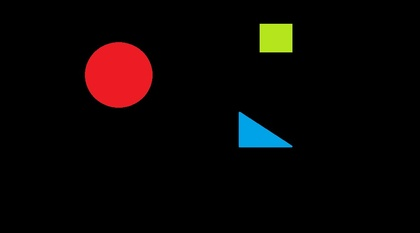
%> input picture 17_centroid/figures.jpg, 420 x 233 px, shrunk from 1024 x 569 before the run
$ octave script.m   (GNU Octave 9; MATLAB toolbox functions it lacks are replaced by stand-ins)
%> lines starting %> are read from the running program, lines starting %| are printed output that depends on the picture; in (x1, y1, x2, y2) boxes, pixels count from 0 and x2, y2 are one past the last pixel; in counts of white or black regions, pixels touching at a corner belong together; the program's own positions count from 1
clc, clear all, close all

image = imread('figures.jpg');
%> image is the input picture: size 233x420x3 uint8; mean R, G, B 10.3, 5, 4.2

[rows, cols, channels] = size(image);
%> rows = 233; cols = 420; channels = 3

output = zeros(rows, cols, channels);

for i = 1:rows
	for j = 1:cols
		if image(i, j, 1) > 200 && image(i, j, 2) < 100 && image(i, j, 3) < 50
			output(i, j, 1) = 255;
			output(i, j, 2) = 0;
			output(i, j, 3) = 0;
		end
	end
end
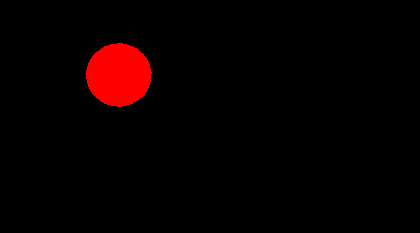
%> output: size 233x420x3 double; mean R, G, B 8.4, 0, 0

row_counter = zeros(rows, 1);
col_counter = zeros(1, cols);
for i = 1:rows
	for j = 1:cols
		if output(i, j, 1) == 255
			row_counter(i) = row_counter(i) + 1;
			col_counter(j) = col_counter(j) + 1;
		end
	end
end
%> after the loop, col_counter = 420 values, max 64 at index 118, min 0 at index 1, mean 7.7; row_counter = 233 values, max 66 at index 73, min 0 at index 1, mean 13.88

row_max = max(row_counter) - 10;
%> row_max = 56
col_max = max(col_counter) - 10;
%> col_max = 54

figure, plot(row_counter);
%> after `plot(row_counter)`:
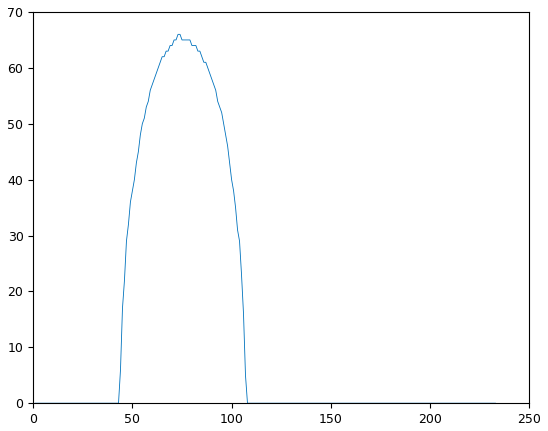
%> figure redrawn from the program's plot data; curve peaks at x = 73, y = 66
figure, plot(col_counter);

imin = 0; rmin = 0;
while rmin < row_max
	imin = imin + 1;
	rmin = row_counter(imin);
end
%> this loop made 59 passes
%> rmin on passes 1 to 12: 0, 0, 0, 0, 0, 0, 0, 0, 0, 0, 0, 0

jmin = 0; cmin = 0;
while cmin < col_max
	jmin = jmin + 1;
	cmin = col_counter(jmin);
end
%> this loop made 102 passes
%> after the loop, jmin = 102

i = imin; j = jmin;
%> after `i = imin`: i = 59
%> after `j = jmin`: j = 102
while i <= rows
	if row_counter(i) >= row_max
		imax = i;
	end
	i = i + 1;
end
%> after the loop, i = 234

while j <= cols
	if col_counter(j) >= col_max
		jmax = j;
	end
	j = j + 1;
end
%> after the loop, j = 421

x = round((imin + imax) / 2);
%> x = 76
y = round((jmin + jmax) / 2);
%> y = 119

output(x-1:x+1, y-1:y+1) = 0;
%> output: size 233x420x3 double; 0.01% of pixels changed, all inside (x1, y1, x2, y2) = (117, 74, 120, 77)

figure, imshow(output);
